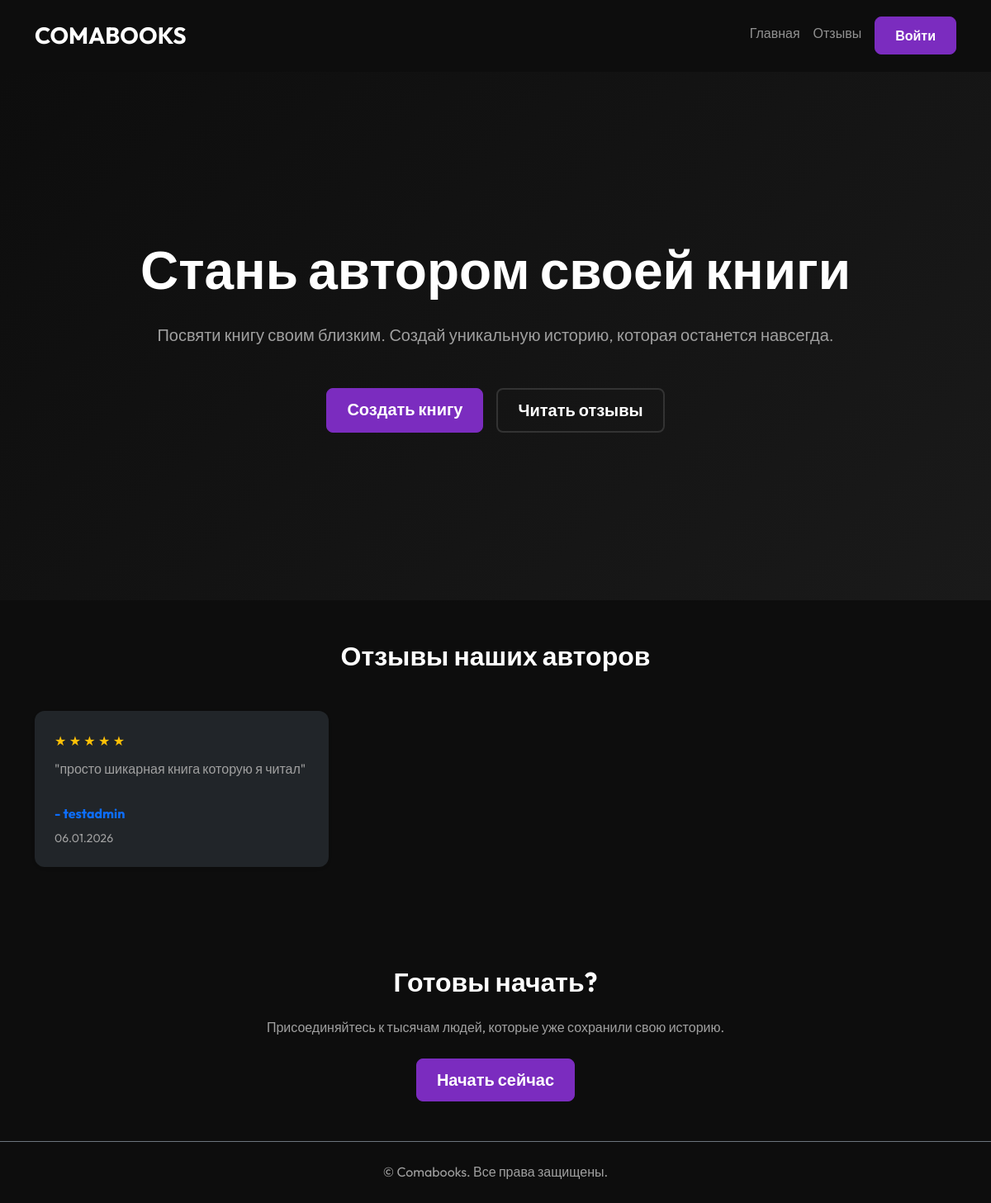
The app's page /, older data.
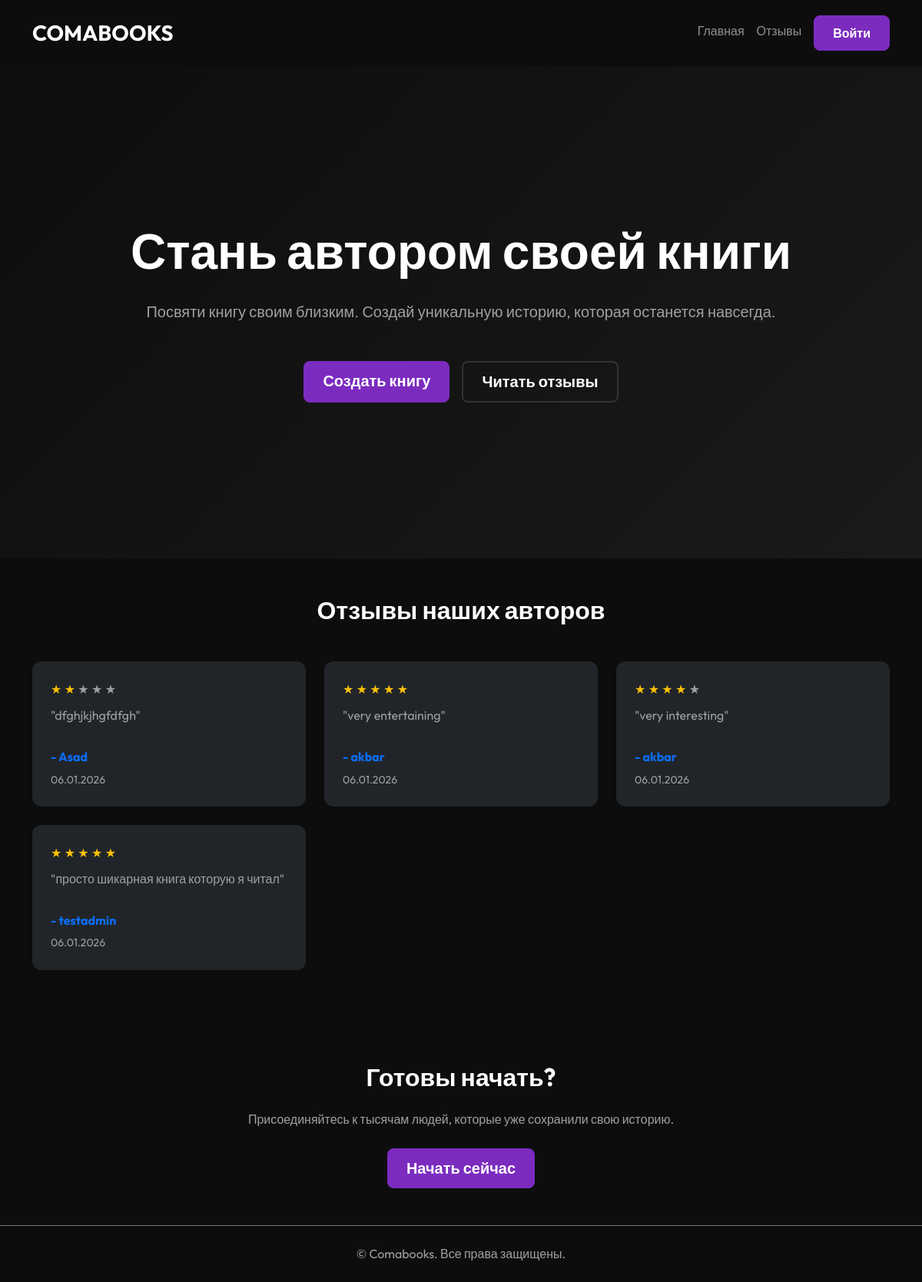
The same page, newer data.
### config/models.py (models this page shows, shortened)
class Review(models.Model):
    user = models.ForeignKey(settings.AUTH_USER_MODEL, on_delete=models.CASCADE, verbose_name="Пользователь")
    book = models.ForeignKey(Book, on_delete=models.SET_NULL, null=True, blank=True, verbose_name="Книга")
    text = models.TextField(verbose_name="Текст отзыва")
    rating = models.IntegerField(default=5, verbose_name="Оценка (1-5)")
    created_at = models.DateTimeField(auto_now_add=True, verbose_name="Дата создания")
    class Meta:
        verbose_name = "Отзыв"
        verbose_name_plural = "Отзывы"

class CustomUser(AbstractUser):
    pass

### config/views.py (the view)
# urls.py: path("", views.home, name="home"),
def home(request):
    reviews = Review.objects.all().order_by('-created_at')[:6]
    return render(request, "home.html", {"reviews": reviews})

### templates/home.html
{% extends "_base.html" %}
{% load static %}
{% block content %}
<section class="hero-section text-center d-flex align-items-center justify-content-center"
    style="min-height: 80vh; background: linear-gradient(135deg, #0d0d0d 0%, #1a1a1a 100%);">
    <div class="container">
        <h1 class="display-3 fw-bold mb-4">Стань автором своей книги</h1>
        <p class="lead mb-5 text-muted">Посвяти книгу своим близким. Создай уникальную историю, которая останется
            навсегда.</p>
        <div class="d-flex justify-content-center gap-3">
            <a href="{% url 'create_book' %}" class="btn btn-primary btn-lg">Создать книгу</a>
            <a href="#reviews" class="btn btn-secondary btn-lg">Читать отзывы</a>
        </div>
    </div>
</section>
<section id="reviews" class="py-5 bg-darker">
    <div class="container">
        <h2 class="text-center mb-5">Отзывы наших авторов</h2>
        <div class="row">
            {% for review in reviews %}
            <div class="col-md-4 mb-4">
                <div class="card p-4 h-100 shadow-sm border-0 bg-dark text-light">
                    <div class="mb-2">
                        {% for i in "12345"|make_list %}
                        {% if forloop.counter <= review.rating %} <span class="text-warning">★</span>
                            {% else %}
                            <span class="text-muted">★</span>
                            {% endif %}
                            {% endfor %}
                    </div>
                    <p class="card-text flex-grow-1">"{{ review.text }}"</p>
                    <h6 class="mt-3 card-title text-primary">- {{ review.user.username }}</h6>
                    <small class="text-muted">{{ review.created_at|date:"d.m.Y" }}</small>
                </div>
            </div>
            {% empty %}
            <div class="col-12 text-center">
                <p class="text-muted">Отзывов пока нет. Будьте первыми!</p>
            </div>
            {% endfor %}
        </div>
    </div>
</section>
<section class="py-5 text-center">
    <div class="container">
        <h2 class="mb-4">Готовы начать?</h2>
        <p class="text-muted mb-4">Присоединяйтесь к тысячам людей, которые уже сохранили свою историю.</p>
        <a href="{% url 'create_book' %}" class="btn btn-primary btn-lg">Начать сейчас</a>
    </div>
</section>
{% endblock %}

Row changes from the older to the newer data that the page shows:
added Review: rating 2 (drawn), text "dfghjkjhgfdfgh", user.username "Asad", created_at "06.01.2026"
added Review: rating 5 (drawn), text "very entertaining", user.username "akbar", created_at "06.01.2026"
added Review: rating 4 (drawn), text "very interesting", user.username "akbar", created_at "06.01.2026"
